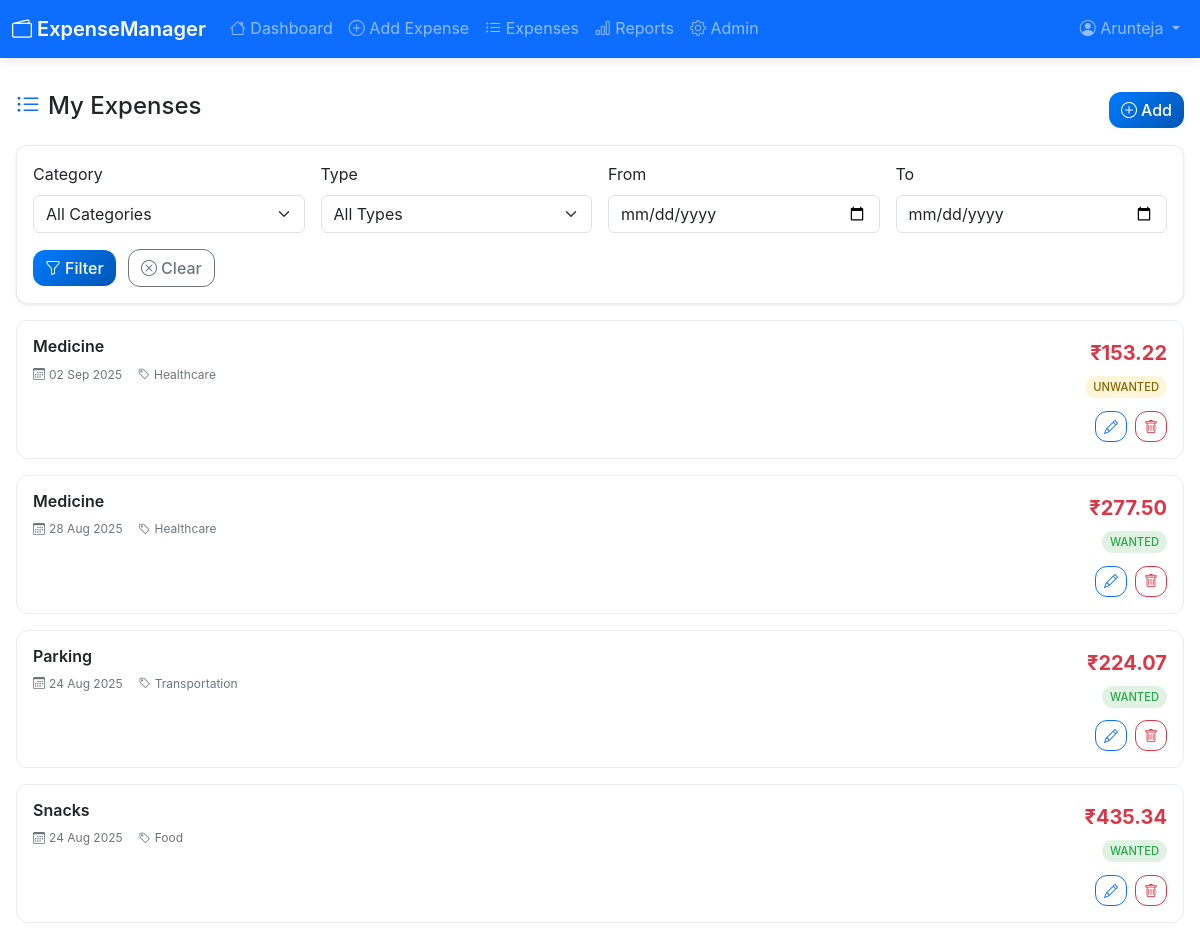
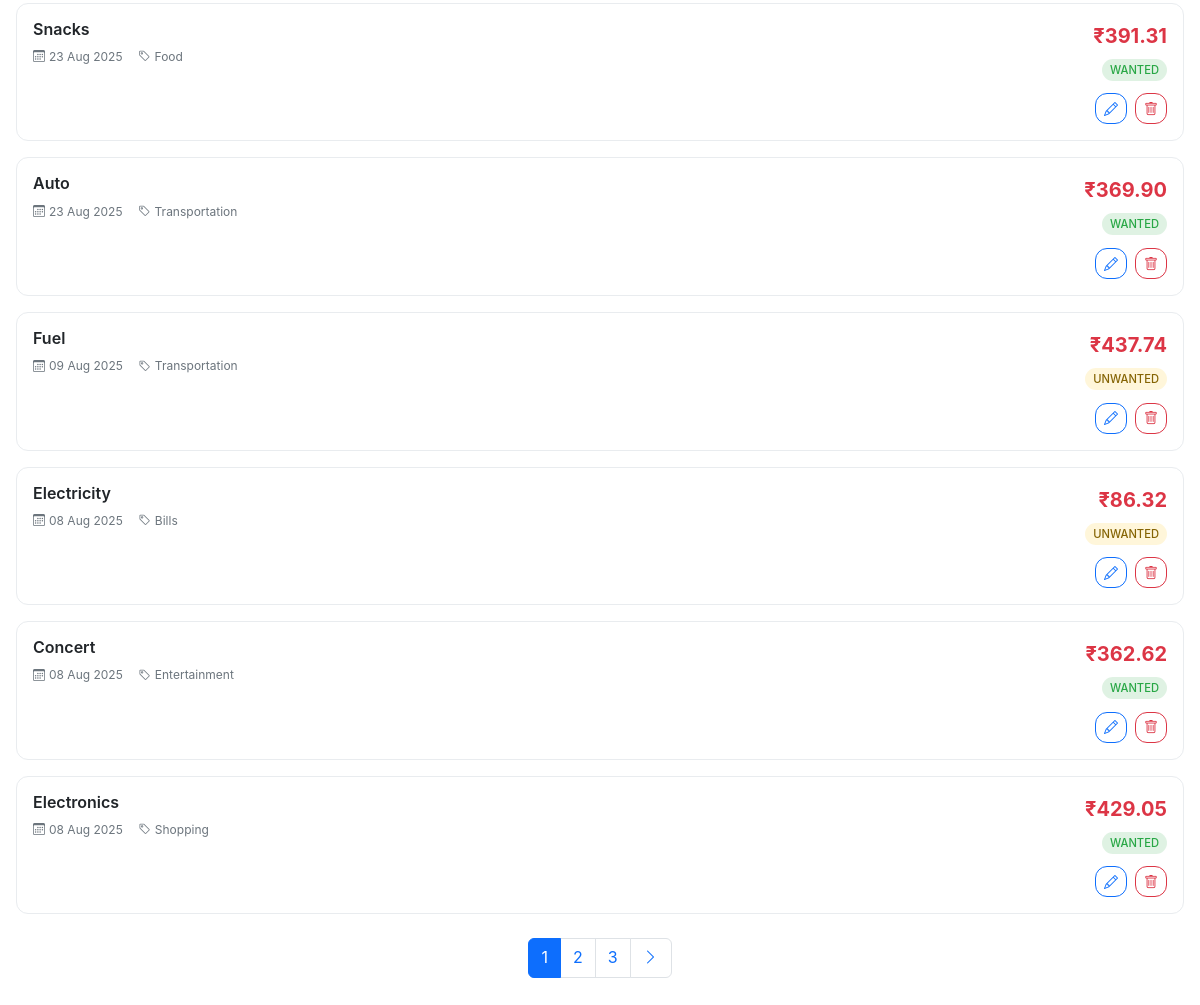
The app's page /expenses (signed in) with its own data (2 pictures, top to bottom).
### app.py (models this page shows, shortened)
class User(UserMixin, db.Model):
    id = db.Column(db.Integer, primary_key=True)
    username = db.Column(db.String(80), unique=True, nullable=False)
    email = db.Column(db.String(120), unique=True, nullable=False)
    password_hash = db.Column(db.String(120), nullable=False)
    is_admin = db.Column(db.Boolean, default=False)
    monthly_income = db.Column(db.Float, default=0.0)
    created_at = db.Column(db.DateTime, default=datetime.utcnow)
    expenses = db.relationship('Expense', backref='user', lazy=True)

class Expense(db.Model):
    id = db.Column(db.Integer, primary_key=True)
    user_id = db.Column(db.Integer, db.ForeignKey('user.id'), nullable=False)
    amount = db.Column(db.Float, nullable=False)
    category = db.Column(db.String(50), nullable=False)
    description = db.Column(db.String(200))
    expense_type = db.Column(db.String(20), default='wanted')  # 'wanted' or 'unwanted'
    date = db.Column(db.DateTime, default=datetime.utcnow)
    created_at = db.Column(db.DateTime, default=datetime.utcnow)

### app.py (the view)
@app.route('/expenses')
@login_required
def expenses():
    page = request.args.get('page', 1, type=int)
    per_page = 10
    if current_user.is_admin:
        expenses_query = Expense.query
    else:
        expenses_query = Expense.query.filter_by(user_id=current_user.id)
    category = request.args.get('category')
    expense_type = request.args.get('type')
    start_date = request.args.get('start_date')
    end_date = request.args.get('end_date')
    if category:
        expenses_query = expenses_query.filter(Expense.category == category)
    if expense_type:
        expenses_query = expenses_query.filter(Expense.expense_type == expense_type)
    if start_date:
        expenses_query = expenses_query.filter(Expense.date >= datetime.strptime(start_date, '%Y-%m-%d'))
    if end_date:
        expenses_query = expenses_query.filter(Expense.date <= datetime.strptime(end_date, '%Y-%m-%d'))
    expenses_pagination = expenses_query.order_by(Expense.date.desc()).paginate(
        page=page, per_page=per_page, error_out=False
    )
    categories = ['Food', 'Transportation', 'Entertainment', 'Shopping', 'Bills', 'Healthcare', 'Education', 'Other']
    return render_template('expenses.html',
                         expenses=expenses_pagination.items,
                         pagination=expenses_pagination,
                         categories=categories)

### app.py (called while the page is built)
@app.context_processor
def inject_datetime():
    return {'datetime': datetime}

@login_manager.user_loader
def load_user(user_id):
    return db.session.get(User, int(user_id))

### templates/expenses.html (shortened to what this page needs)
{% extends "base.html" %}
{% block content %}
<div class="container-fluid p-3">
    <div class="row mb-3">
        <div class="col">
            <h4>
                <i class="bi bi-list-ul text-primary me-2"></i>My Expenses
            </h4>
        </div>
        <div class="col-auto">
            <a href="{{ url_for('add_expense') }}" class="btn btn-primary">
                <i class="bi bi-plus-circle me-1"></i>Add
            </a>
        </div>
    </div>
    <div class="card mb-3">
        <div class="card-body">
            <form method="GET" class="row g-3">
                <div class="col-md-3">
                    <label for="category" class="form-label">Category</label>
                    <select class="form-select" name="category" id="category">
                        <option value="">All Categories</option>
                    </select>
                </div>
                <div class="col-md-3">
                    <label for="type" class="form-label">Type</label>
                    <select class="form-select" name="type" id="type">
                        <option value="">All Types</option>
                    </select>
                </div>
                <div class="col-md-3">
                    <label for="start_date" class="form-label">From</label>
                    <input type="date" class="form-control" name="start_date" id="start_date"
                           value="{{ request.args.get('start_date', '') }}">
                </div>
                <div class="col-md-3">
                    <label for="end_date" class="form-label">To</label>
                    <input type="date" class="form-control" name="end_date" id="end_date"
                           value="{{ request.args.get('end_date', '') }}">
                </div>
                <div class="col-12">
                    <button type="submit" class="btn btn-primary me-2">
                        <i class="bi bi-funnel me-1"></i>Filter
                    </button>
                    <a href="{{ url_for('expenses') }}" class="btn btn-outline-secondary">
                        <i class="bi bi-x-circle me-1"></i>Clear
                    </a>
                </div>
            </form>
        </div>
    </div>
    {% if expenses %}
        <div class="row g-3">
            {% for expense in expenses %}
            <div class="col-12">
                <div class="expense-card">
                    <div class="expense-card-main">
                        <div class="expense-info">
                            <h6 class="expense-title">{{ expense.description or expense.category }}</h6>
                            <div class="expense-meta">
                                <span class="expense-date">
                                    <i class="bi bi-calendar3 me-1"></i>{{ expense.date.strftime('%d %b %Y') }}
                                </span>
                                <span class="expense-category">
                                    <i class="bi bi-tag me-1"></i>{{ expense.category }}
                                </span>
                            </div>
                        </div>
                        <div class="expense-amount-section">
                            <div class="expense-amount">₹{{ "{:,.2f}".format(expense.amount) }}</div>
                            <span class="expense-type-badge {{ 'unwanted' if expense.expense_type == 'unwanted' else 'wanted' }}">
                                {{ expense.expense_type.title() }}
                            </span>
                        </div>
                    </div>
                    <div class="expense-actions">
                        <a href="{{ url_for('edit_expense', expense_id=expense.id) }}"
                           class="btn btn-sm btn-outline-primary">
                            <i class="bi bi-pencil"></i>
                        </a>
                        <button class="btn btn-sm btn-outline-danger"
                                onclick="confirmDelete({{ expense.id }})">
                            <i class="bi bi-trash"></i>
                        </button>
                    </div>
                </div>
            </div>
            {% endfor %}
        </div>
        {% if pagination.pages > 1 %}
        <nav aria-label="Expenses pagination" class="mt-4">
            <ul class="pagination justify-content-center">
                {% for page_num in pagination.iter_pages() %}
                    {% if page_num %}
                        {% if page_num != pagination.page %}
                        <li class="page-item">
                            <a class="page-link" href="{{ url_for('expenses', page=page_num, **request.args) }}">
                                {{ page_num }}
                            </a>
                        </li>
                        {% else %}
                        <li class="page-item active">
                            <span class="page-link">{{ page_num }}</span>
                        </li>
                        {% endif %}
                    {% endif %}
                {% endfor %}
                {% if pagination.has_next %}
                <li class="page-item">
                    <a class="page-link" href="{{ url_for('expenses', page=pagination.next_num, **request.args) }}">
                        <i class="bi bi-chevron-right"></i>
                    </a>
                </li>
                {% endif %}
            </ul>
        </nav>
        {% endif %}
    {% endif %}
</div>
{% endblock %}

### templates/base.html (shortened to what this page needs)
<!DOCTYPE html>
<html lang="en">
<head>
    <link href="https://cdn.jsdelivr.net/npm/bootstrap@5.3.0/dist/css/bootstrap.min.css" rel="stylesheet">
    <link href="https://cdn.jsdelivr.net/npm/bootstrap-icons@1.7.2/font/bootstrap-icons.css" rel="stylesheet">
    <link href="{{ url_for('static', filename='css/style.css') }}" rel="stylesheet">
</head>
<body data-bs-theme="light" id="app-body">
    <nav class="navbar navbar-expand-lg navbar-dark bg-primary fixed-top" id="main-navbar">
        <div class="container-fluid">
            <a class="navbar-brand" href="{{ url_for('dashboard') if current_user.is_authenticated else url_for('index') }}">
                <i class="bi bi-wallet2"></i> ExpenseManager
            </a>
            {% if current_user.is_authenticated %}
            <div class="collapse navbar-collapse" id="navbarNav">
                <ul class="navbar-nav me-auto">
                    <li class="nav-item">
                        <a class="nav-link" href="{{ url_for('dashboard') }}">
                            <i class="bi bi-house"></i> Dashboard
                        </a>
                    </li>
                    <li class="nav-item">
                        <a class="nav-link" href="{{ url_for('add_expense') }}">
                            <i class="bi bi-plus-circle"></i> Add Expense
                        </a>
                    </li>
                    <li class="nav-item">
                        <a class="nav-link" href="{{ url_for('expenses') }}">
                            <i class="bi bi-list-ul"></i> Expenses
                        </a>
                    </li>
                    <li class="nav-item">
                        <a class="nav-link" href="{{ url_for('reports') }}">
                            <i class="bi bi-bar-chart"></i> Reports
                        </a>
                    </li>
                    {% if current_user.is_admin %}
                    <li class="nav-item">
                        <a class="nav-link" href="{{ url_for('admin') }}">
                            <i class="bi bi-gear"></i> Admin
                        </a>
                    </li>
                    {% endif %}
                </ul>
                <ul class="navbar-nav">
                    <li class="nav-item dropdown">
                        <a class="nav-link dropdown-toggle" href="#" role="button" data-bs-toggle="dropdown">
                            <i class="bi bi-person-circle"></i> {{ current_user.username }}
                        </a>
                    </li>
                </ul>
            </div>
            {% endif %}
        </div>
    </nav>
    <main class="main-content">
        {% block content %}{% endblock %}
    </main>
</body>
</html>

### static/css/style.css (style rules this page uses)
:root { --primary-color: #007bff; --secondary-color: #6c757d; --success-color: #28a745; --danger-color: #dc3545; --warning-color: #ffc107; --info-color: #17a2b8; --light-color: #f8f9fa; --dark-color: #343a40; --border-radius: 12px; --box-shadow: 0 2px 10px rgba(0,0,0,0.1); --transition: all 0.3s ease; }
* { box-sizing: border-box; }
body { font-family: -apple-system, BlinkMacSystemFont, 'Segoe UI', Roboto, 'Helvetica Neue', Arial, sans-serif; line-height: 1.6; padding-top: 76px; padding-bottom: 80px; background-color: var(--bs-body-bg); transition: var(--transition); }
@media (min-width: 992px) { body { padding-bottom: 20px; } }
.navbar { box-shadow: var(--box-shadow); backdrop-filter: blur(10px); }
.navbar-brand { font-weight: 600; font-size: 1.25rem; }
.main-content { min-height: calc(100vh - 156px); }
.expense-card { background: white; border: 1px solid #e9ecef; border-radius: var(--border-radius); padding: 1rem; transition: var(--transition); position: relative; }
.expense-card-main { display: flex; justify-content: space-between; align-items: flex-start; margin-bottom: 0.75rem; }
.expense-info { flex: 1; }
.expense-title { font-size: 1rem; font-weight: 600; margin-bottom: 0.5rem; color: var(--bs-body-color); }
.expense-meta { display: flex; flex-wrap: wrap; gap: 1rem; font-size: 0.75rem; color: var(--bs-secondary); }
.expense-amount-section { text-align: right; }
.expense-amount { font-size: 1.25rem; font-weight: 700; color: var(--danger-color); margin-bottom: 0.25rem; }
.expense-type-badge { font-size: 0.7rem; padding: 0.25rem 0.5rem; border-radius: 12px; font-weight: 500; text-transform: uppercase; }
.expense-type-badge.wanted { background-color: rgba(40, 167, 69, 0.15); color: var(--success-color); }
.expense-type-badge.unwanted { background-color: rgba(255, 193, 7, 0.15); color: #856404; }
.expense-actions { display: flex; gap: 0.5rem; justify-content: flex-end; }
.btn { border-radius: var(--border-radius); font-weight: 500; transition: var(--transition); position: relative; overflow: hidden; }
.btn-primary { background: linear-gradient(135deg, var(--primary-color), #0056b3); border: none; }
.card { border: 1px solid rgba(0, 0, 0, 0.08); border-radius: var(--border-radius); box-shadow: 0 1px 3px rgba(0, 0, 0, 0.1); transition: var(--transition); }
html { scroll-behavior: smooth; }

### records on screen
User: username "Arunteja"
Expense: description "Medicine", date "02 Sep 2025", category "Healthcare", amount "153.22", expense_type "UNWANTED"
Expense: description "Medicine", date "28 Aug 2025", category "Healthcare", amount "277.50", expense_type "WANTED"
Expense: description "Parking", date "24 Aug 2025", category "Transportation", amount "224.07", expense_type "WANTED"
Expense: description "Snacks", date "24 Aug 2025", category "Food", amount "435.34", expense_type "WANTED"
Expense: description "Snacks", date "23 Aug 2025", category "Food", amount "391.31", expense_type "WANTED"
Expense: description "Auto", date "23 Aug 2025", category "Transportation", amount "369.90", expense_type "WANTED"
Expense: description "Fuel", date "09 Aug 2025", category "Transportation", amount "437.74", expense_type "UNWANTED"
Expense: description "Electricity", date "08 Aug 2025", category "Bills", amount "86.32", expense_type "UNWANTED"
Expense: description "Concert", date "08 Aug 2025", category "Entertainment", amount "362.62", expense_type "WANTED"
Expense: description "Electronics", date "08 Aug 2025", category "Shopping", amount "429.05", expense_type "WANTED"

### other values on screen
{{ page_num }} "1"
{{ page_num }} "2" "3"
